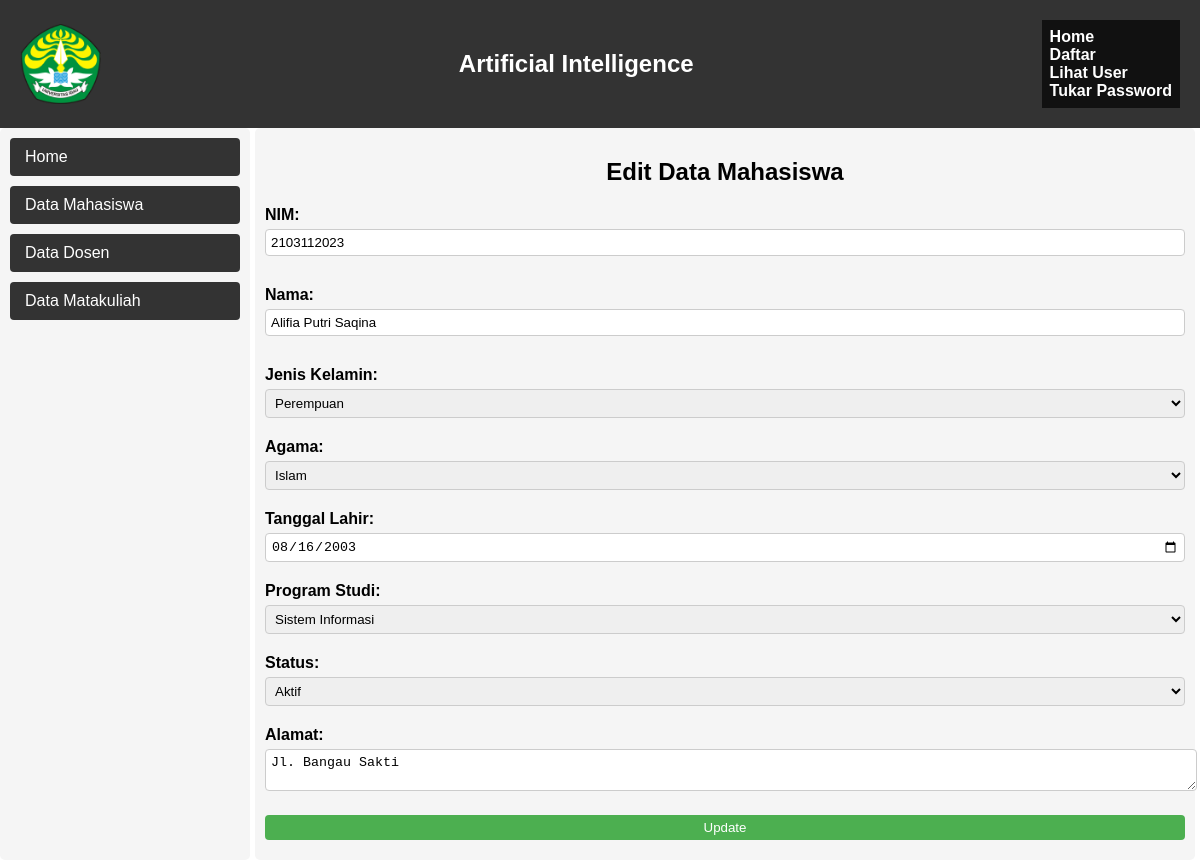
/form_edit.php?nim=2103112023, run on the app's committed database.
### tables this page shows
CREATE TABLE `mhs_web` (
  `id_mahasiswa` int(11) NOT NULL,
  `nim` varchar(10) NOT NULL,
  `nama` varchar(60) NOT NULL,
  `jenis_kelamin` char(1) NOT NULL,
  `agama` char(1) NOT NULL,
  `tgl_lahir` date NOT NULL,
  `prodi` char(6) NOT NULL,
  `status` char(1) NOT NULL,
  `alamat` varchar(120) NOT NULL
);

### form_edit.php (the view, shortened to what this page needs)
<?php
    include 'koneksi.php';
    if(isset($_GET['nim'])) {
        $nim = $_GET['nim'];
        $query = mysqli_query($conn, "SELECT * FROM mhs_web WHERE nim='$nim'");
        $data = mysqli_fetch_assoc($query);
    } else {
        header('Location: data_mahasiswa.php');
    }
?>
<!DOCTYPE html>
<html>
<head>
    <link rel="stylesheet" href="css/form_edit.css">
</head>
<body>
    <div class="header">
        <div class="logo">
            <img src="img/unri (1).png" alt="Logo">
        </div>
        <div class="title">Artificial Intelligence</div>
        <div class="navbar">
            <ul>
                <li><a href="home.php">Home</a></li>
                <li><a href="daftar.php">Daftar</a></li>
                <li><a href="user.php">Lihat User</a></li>
                <li><a href="password.php">Tukar Password</a></li>
            </ul>
        </div>
    </div>
    <div class="container">
        <div class="column column-kiri">
            <ul>
                <li><a href="home.php">Home</a></li>
                <li><a href="data_mahasiswa.php">Data Mahasiswa</a></li>
                <li><a href="data_dosen.php">Data Dosen</a></li>
                <li><a href="data_matakuliah.php">Data Matakuliah</a></li>
            </ul>
        </div>
        <div class="column column-kanan table-container">
        <h2>Edit Data Mahasiswa</h2>
        <form action="update.php" method="POST" >
            <div class="form-group">
                <label>NIM:</label>
                <input type="text" name="nim" value="<?php echo $data['nim']; ?>" readonly>
            </div>
            <div class="form-group">
                <label>Nama:</label>
                <input type="text" name="nama" value="<?php echo $data['nama']; ?>">
            </div>
            <div class="form-group">
                <label>Jenis Kelamin:</label>
                <select name="jenis_kelamin">
                    <option value="0" <?php if($data['jenis_kelamin'] == '0') echo 'selected'; ?>>Perempuan</option>
                </select>
            </div>
            <div class="form-group">
                <label>Agama:</label>
                <select name="agama">
                    <option value="1" <?php if($data['agama'] == '1') echo 'selected'; ?>>Islam</option>
                </select>
            </div>
            <div class="form-group">
                <label>Tanggal Lahir:</label>
                <input type="date" name="tgl_lahir" value="<?php echo $data['tgl_lahir']; ?>">
            </div>
            <div class="form-group">
                <label>Program Studi:</label>
                <select name="prodi">
                    <option value="603125" <?php if($data['prodi'] == '603125') echo 'selected'; ?>>Sistem Informasi</option>
                </select>
            </div>
            <div class="form-group">
                <label>Status:</label>
                <select name="status">
                    <option value="1" <?php if($data['status'] == '1') echo 'selected'; ?>>Aktif</option>
                </select>
            </div>
            <div class="form-group">
                <label>Alamat:</label>
                <textarea name="alamat"><?php echo $data['alamat']; ?></textarea>
            </div>
            <button type="submit" name="update">Update</button>
        </form>
        </div>
    </div>
<html>

### css/form_edit.css (style rules this page uses)
body { margin: 0; padding: 0; font-family: Arial, sans-serif; }
.header { background-color: #333; color: #fff; padding: 20px; display: flex; align-items: center; justify-content: space-between; }
.logo { display: flex; align-items: center; }
.logo img { height: 80px; margin-right: 10px; }
.title { font-size: 24px; font-weight: bold; }
.navbar { padding: 0px; background-color: #111111; display: flex; flex-direction: column; align-items: flex-start; }
.navbar ul { list-style-type: none; margin: 0; padding: 8px; }
.navbar a { text-decoration: none; color: #fff; font-weight: bold; }
.container { display: flex; justify-content: space-between; margin: 0px; }
.column { padding: 10px; background-color: #f5f5f5; border-radius: 5px; margin-right: 5px; }
.column-kiri { width: 20%; }
.column-kanan { width: 80%; }
.column ul { list-style-type: none; padding: 0; margin: 0; }
.column ul li { margin-bottom: 5px; }
.column a { margin-bottom: 10px; color: #333; }
.column input[type='file'], .column button, .column input[type='text'] { margin-bottom: 10px; padding: 5px; }
h2 { text-align: center; }
.form-group { margin-bottom: 20px; }
label { display: block; font-weight: bold; margin-bottom: 5px; }
input, select { width: 100%; padding: 8px; border: 1px solid #ccc; border-radius: 4px; box-sizing: border-box; }
button { display: block; width: 100%; padding: 10px; background-color: #4caf50; color: #fff; border: none; border-radius: 4px; cursor: pointer; }

### form_edit.php (style rules this page uses)
form { margin-top: 20px; }
input[type="text"], input[type="date"], textarea { padding: 5px; border: 1px solid #ccc; border-radius: 4px; width: 100%; }
select { width: 100%; padding: 5px; border: 1px solid #ccc; border-radius: 4px; }
.column-kiri ul { padding: 0; list-style: none; }
.column-kiri li { margin-bottom: 10px; }
.column-kiri a { display: block; padding: 10px 15px; text-decoration: none; color: #fff; background-color: #333; border-radius: 4px; transition: background-color 0.3s ease; font-family: Arial, sans-serif; }

### data on the page
mhs_web: nim "2103112023", nama "Alifia Putri Saqina", jenis_kelamin "Perempuan", agama "Islam", tgl_lahir "08/16/2003", prodi "Sistem Informasi", status "Aktif", alamat "Jl. Bangau Sakti"
